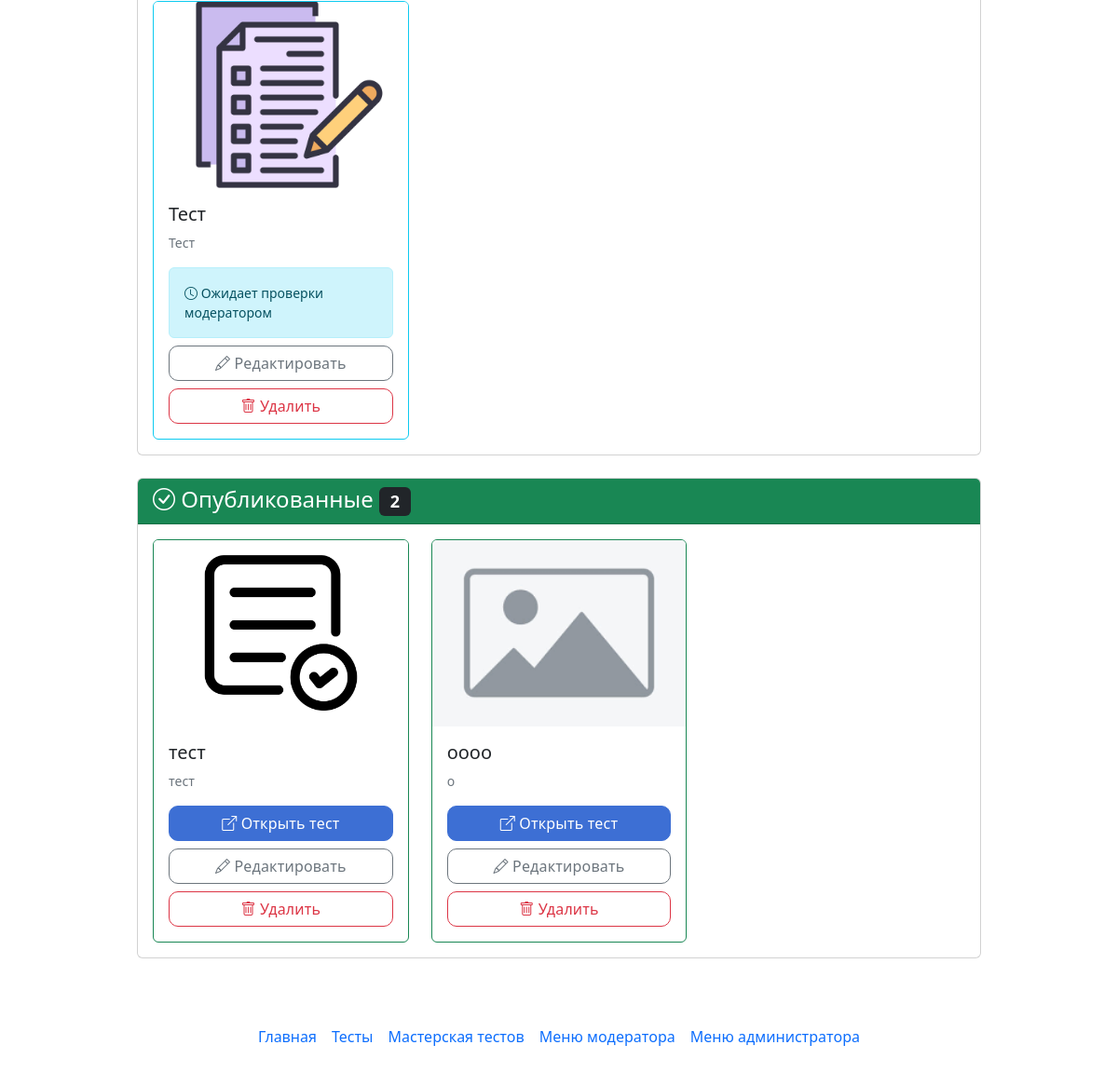
/workshop (signed in, lower part), run on an earlier commit of the app's database.
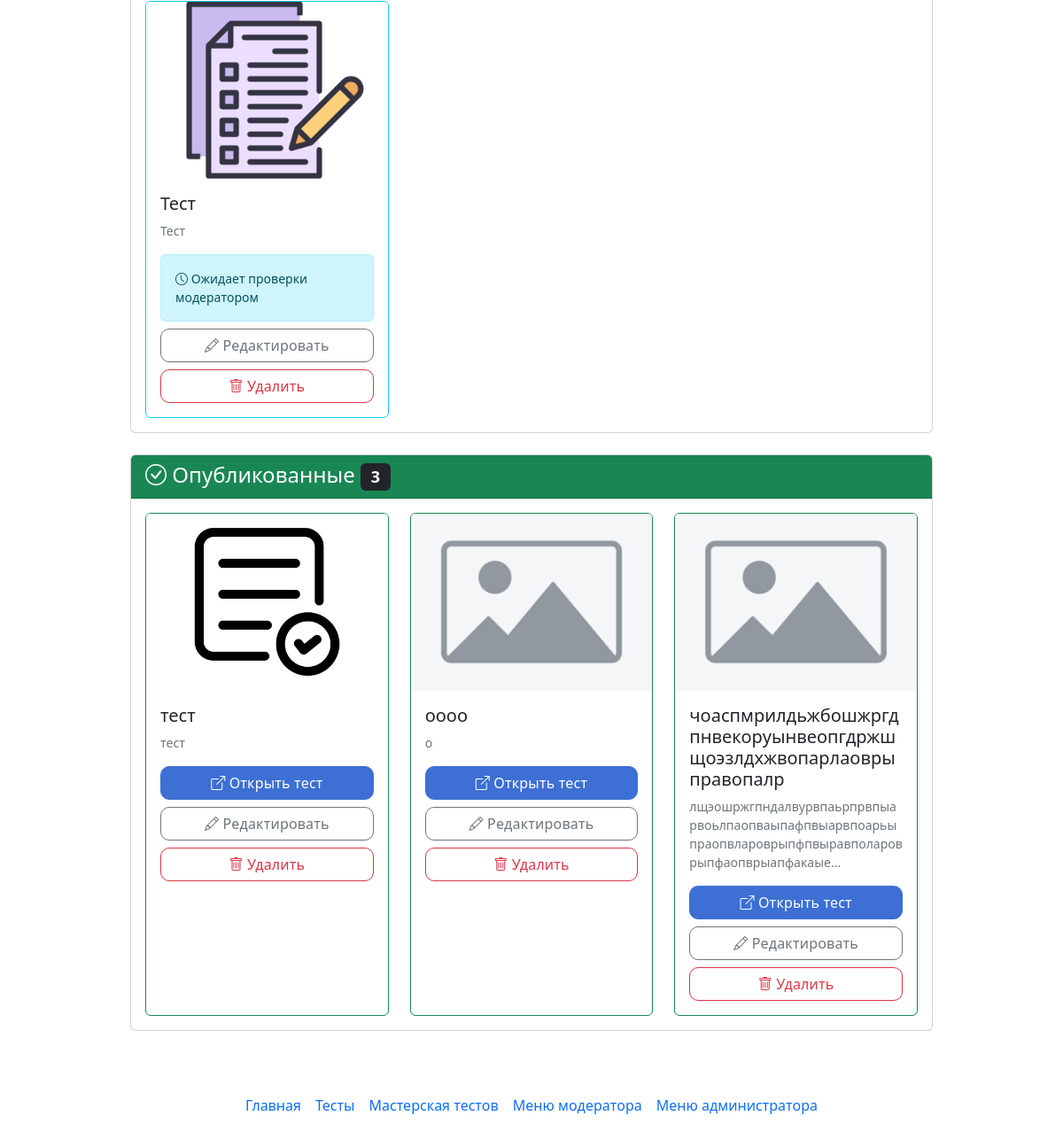
And on a later commit of the database.
### models.py (models this page shows)
class Tests(db.Model):
    test_id = db.Column(db.Integer, primary_key=True)
    test_id_creator = db.Column(db.Integer)
    test_name = db.Column(db.String)
    test_description = db.Column(db.String)
    test_status = db.Column(db.Integer)
    test_image = db.Column(db.String)

### routes/workshop.py (the view)
@workshop_bp.route('/workshop')
@login_required
def workshop():
    user_tests = Tests.query.filter_by(test_id_creator=current_user.id).all()
    return render_template("workshop.html",
                           tests_in_progress=[t for t in user_tests if t.test_status == 0],
                           tests_pending=[t for t in user_tests if t.test_status == 1],
                           tests_published=[t for t in user_tests if t.test_status == 2])

### __init__.py (called while the page is built, shortened)
@manager.user_loader
def load_user(user_id):
    return db.session.get(User, user_id)

@app.template_filter('get_unread_notifications_count')
def get_unread_notifications_count(user_id):
    return Notifications.query.filter_by(n_user_id=user_id, n_is_read=False).count()

@app.before_request
def check_must_rate_test():
    excluded_paths = ['/test/', '/static/', '/logout']

### templates/workshop.html (shortened to what the changed rows need)
{% extends 'base.html' %}
{% block main %}
<div class="container mt-4">
    <div class="row">
        <div class="col-md-10 mx-auto">
            <div class="card mb-4">
                <div class="card-body">
                    {% if tests_pending %}
                    <div class="row row-cols-1 row-cols-md-2 row-cols-lg-3 g-4">
                        {% for test in tests_pending %}
                        <div class="col">
                            <div class="card h-100 border-info">
                                {% if test.test_image %}
                                <img src="{{ url_for('static', filename='img/' + test.test_image) }}"
                                     class="card-img-top"
                                     alt="{{ test.test_name }}"
                                     style="height: 200px; object-fit: cover;">
                                {% else %}
                                <img src="{{ url_for('static', filename='img/placeholder.png') }}"
                                     class="card-img-top"
                                     alt="Placeholder"
                                     style="height: 200px; object-fit: cover;">
                                {% endif %}
                                <div class="card-body">
                                    <h5 class="card-title">{{ test.test_name }}</h5>
                                    <p class="card-text text-muted small">{{ test.test_description[:100] }}{% if test.test_description|length > 100 %}...{% endif %}</p>
                                    <div class="alert alert-info small mb-2">
                                        <i class="bi bi-clock"></i> Ожидает проверки модератором
                                    </div>
                                    <div class="d-grid gap-2">
                                        <a href="{{ url_for('edit_test', test_id=test.test_id) }}"
                                           class="btn btn-outline-secondary">
                                            <i class="bi bi-pencil"></i> Редактировать
                                        </a>
                                        <button type="button"
                                                class="btn btn-outline-danger"
                                                onclick="if(confirm('Удалить тест «{{ test.test_name }}»? Это действие нельзя отменить!')) { document.getElementById('delete-pending-{{ test.test_id }}').submit(); }">
                                            <i class="bi bi-trash"></i> Удалить
                                        </button>
                                    </div>
                                </div>
                            </div>
                        </div>
                        {% endfor %}
                    </div>
                    {% else %}
                    <p class="text-muted text-center py-4">
                        <i class="bi bi-inbox"></i> У вас нет тестов на проверке
                    </p>
                    {% endif %}
                </div>
            </div>
            <div class="card mb-4">
                <div class="card-header bg-success text-white">
                    <h4 class="mb-0">
                        <i class="bi bi-check-circle"></i> Опубликованные
                        <span class="badge bg-dark">{{ tests_published|length }}</span>
                    </h4>
                </div>
                <div class="card-body">
                    {% if tests_published %}
                    <div class="row row-cols-1 row-cols-md-2 row-cols-lg-3 g-4">
                        {% for test in tests_published %}
                        <div class="col">
                            <div class="card h-100 border-success">
                                {% if test.test_image %}
                                <img src="{{ url_for('static', filename='img/' + test.test_image) }}"
                                     class="card-img-top"
                                     alt="{{ test.test_name }}"
                                     style="height: 200px; object-fit: cover;">
                                {% else %}
                                <img src="{{ url_for('static', filename='img/placeholder.png') }}"
                                     class="card-img-top"
                                     alt="Placeholder"
                                     style="height: 200px; object-fit: cover;">
                                {% endif %}
                                <div class="card-body">
                                    <h5 class="card-title">{{ test.test_name }}</h5>
                                    <p class="card-text text-muted small">{{ test.test_description[:100] }}{% if test.test_description|length > 100 %}...{% endif %}</p>
                                    <div class="d-grid gap-2">
                                        <a href="/test/{{ test.test_name }}"
                                           class="btn btn-primary">
                                            <i class="bi bi-box-arrow-up-right"></i> Открыть тест
                                        </a>
                                        <a href="{{ url_for('edit_test', test_id=test.test_id) }}"
                                           class="btn btn-outline-secondary">
                                            <i class="bi bi-pencil"></i> Редактировать
                                        </a>
                                        <button type="button"
                                                class="btn btn-outline-danger"
                                                onclick="if(confirm('Удалить тест «{{ test.test_name }}»? Он будет снят с публикации. Это действие нельзя отменить!')) { document.getElementById('delete-published-{{ test.test_id }}').submit(); }">
                                            <i class="bi bi-trash"></i> Удалить
                                        </button>
                                    </div>
                                </div>
                            </div>
                        </div>
                        {% endfor %}
                    </div>
                    {% else %}
                    <p class="text-muted text-center py-4">
                        <i class="bi bi-inbox"></i> У вас нет опубликованных тестов
                    </p>
                    {% endif %}
                </div>
            </div>
        </div>
    </div>
</div>
{% endblock %}

What changed in the data, as far as the page shows it:
added Tests: test_name "чоаспмрилдьжбошжргдпнвекоруынвеопгдржшщоэзлдхжвопарлаоврыправопалр", test_description "лщэошржгпндалвурвпаьрпрвпыарвоьлпаопваыпафпвыарвпоарьыпраопвлароврыпфпвыравполароврыпфаопврыапфакаые", shown under "Опубликованные 3"
Also different on the page:
{{ tests_published|length }}: "2" → "3"
